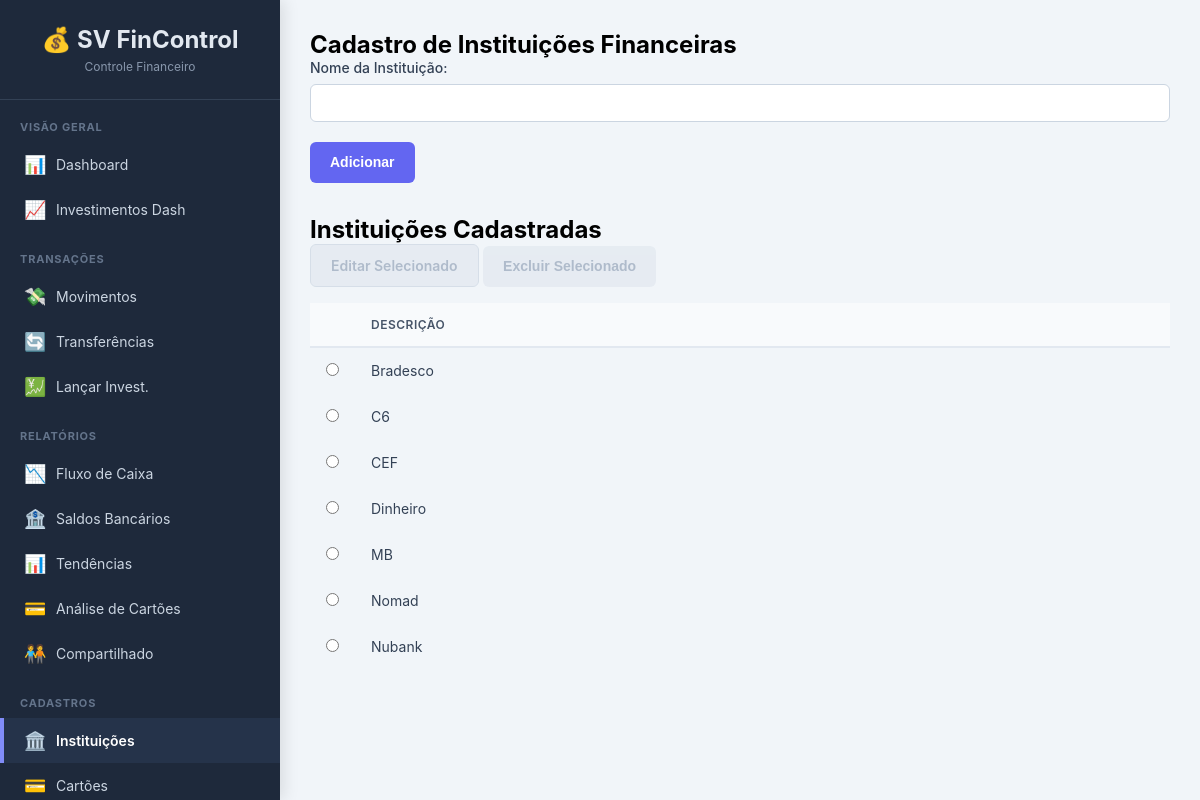
Before: /instituicoes with the older database file.
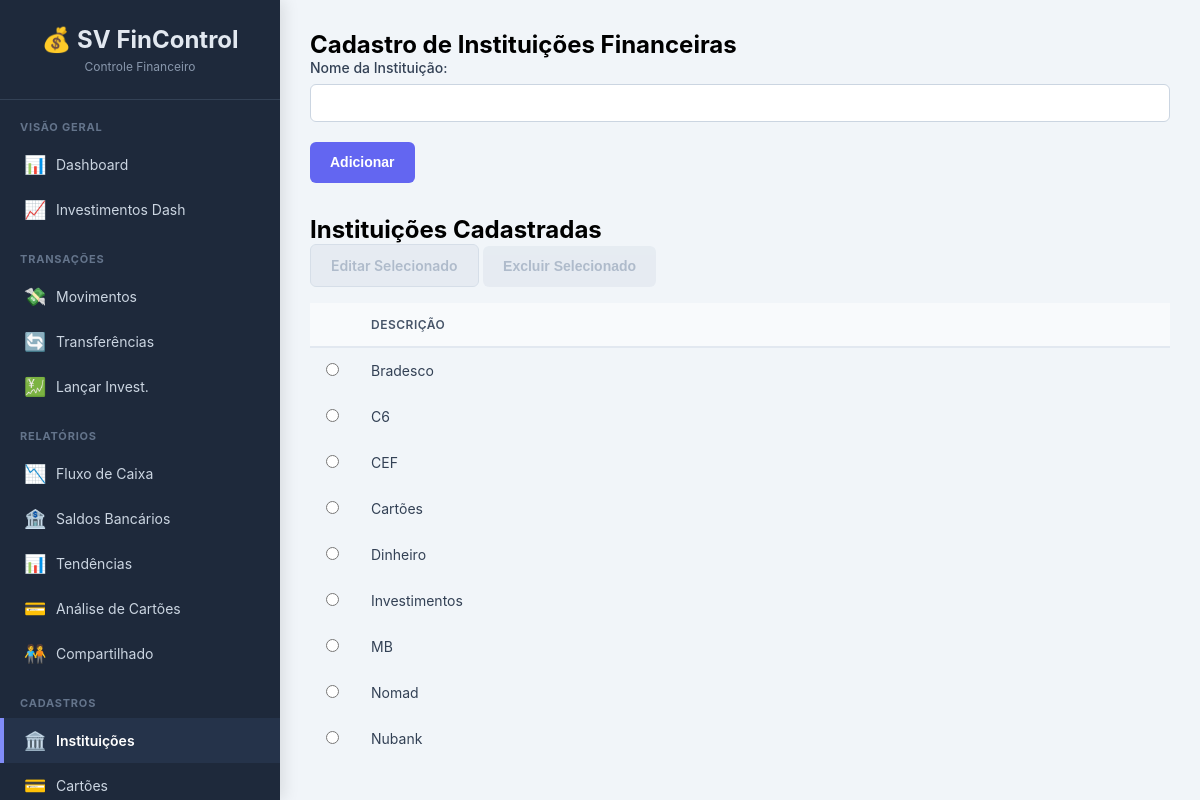
After: the same page with the newer database file.
### tables this page shows
CREATE TABLE instituicoes (
        id INTEGER PRIMARY KEY AUTOINCREMENT,
        descricao TEXT NOT NULL UNIQUE
    );

### app.py (the view, shortened to what this page needs)
@app.route('/instituicoes', methods=['GET', 'POST'])
def instituicoes():
    conn = get_db_connection()
    instituicoes_list = conn.execute('SELECT * FROM instituicoes ORDER BY descricao').fetchall()
    conn.close()
    return render_template('instituicoes.html', instituicoes=instituicoes_list)

### app.py (called while the page is built)
def get_db_connection():
    conn = sqlite3.connect(DATABASE, detect_types=sqlite3.PARSE_DECLTYPES | sqlite3.PARSE_COLNAMES)
    conn.execute("PRAGMA foreign_keys = ON;")
    conn.execute("PRAGMA journal_mode=WAL")
    conn.row_factory = sqlite3.Row
    return conn

### templates/instituicoes.html (shortened to what this page needs)
{% extends "base.html" %}
{% block content %}
    <h2>Cadastro de Instituições Financeiras</h2>
    <form method="POST" action="{{ url_for('instituicoes') }}">
        <div class="form-group">
            <label for="descricao">Nome da Instituição:</label>
            <input type="text" id="descricao" name="descricao" required autocomplete="off">
        </div>
        <button type="submit" class="btn btn-primary">Adicionar</button>
    </form>
    <h2 style="margin-top: 2rem;">Instituições Cadastradas</h2>
    <div class="action-buttons" style="margin-bottom: 1rem;">
        <a href="#" id="btn-editar" class="btn btn-secondary" disabled>Editar Selecionado</a>
        <button type="submit" form="form-excluir" id="btn-excluir" class="btn btn-danger" disabled>Excluir Selecionado</button>
    </div>
    <table>
        <thead>
            <tr>
                <th style="width: 5%;"></th> <th>Descrição</th>
            </tr>
        </thead>
        <tbody>
            {% for inst in instituicoes %}
            <tr id="row-{{ inst['id'] }}">
                <td>
                    <input type="radio" name="selecionado" value="{{ inst['id'] }}" onchange="itemSelecionado(this)">
                </td>
                <td>{{ inst['descricao'] }}</td>
            </tr>
            {% else %}
            <tr>
                <td colspan="2">Nenhuma instituição cadastrada.</td>
            </tr>
            {% endfor %}
        </tbody>
    </table>
{% endblock %}

### templates/base.html (shortened to what this page needs)
<!DOCTYPE html>
<html lang="pt-br">
<head>
</head>
<body>
    <div class="sidebar">
        <div class="logo">
            <h1>💰 SV FinControl</h1>
            <p>Controle Financeiro</p>
        </div>
        <div class="menu-container">
            <div class="menu-section">
                <div class="menu-title">Visão Geral</div>
                <a href="{{ url_for('dashboard') }}" class="menu-item {% if request.endpoint == 'dashboard' %}active{% endif %}">
                    <span class="menu-icon">📊</span>
                    <span>Dashboard</span>
                </a>
                <a href="{{ url_for('dashboard_investimentos') }}" class="menu-item {% if request.endpoint == 'dashboard_investimentos' %}active{% endif %}">
                    <span class="menu-icon">📈</span>
                    <span>Investimentos Dash</span>
                </a>
            </div>
            <div class="menu-section">
                <div class="menu-title">Transações</div>
                <a href="{{ url_for('movimentos') }}" class="menu-item {% if request.endpoint in ['movimentos', 'add_movimento', 'edit_movimento'] %}active{% endif %}">
                    <span class="menu-icon">💸</span>
                    <span>Movimentos</span>
                </a>
                <a href="{{ url_for('transferencias') }}" class="menu-item {% if request.endpoint in ['transferencias', 'add_transferencia', 'edit_transferencia'] %}active{% endif %}">
                    <span class="menu-icon">🔄</span>
                    <span>Transferências</span>
                </a>
                <a href="{{ url_for('investimentos') }}" class="menu-item {% if request.endpoint in ['investimentos', 'add_investimento', 'edit_investimento'] %}active{% endif %}">
                    <span class="menu-icon">💹</span>
                    <span>Lançar Invest.</span>
                </a>
            </div>
            <div class="menu-section">
                <div class="menu-title">Relatórios</div>
                <a href="{{ url_for('relatorio_fluxo') }}" class="menu-item {% if request.endpoint == 'relatorio_fluxo' %}active{% endif %}">
                    <span class="menu-icon">📉</span>
                    <span>Fluxo de Caixa</span>
                </a>
                <a href="{{ url_for('relatorio_saldos') }}" class="menu-item {% if request.endpoint == 'relatorio_saldos' %}active{% endif %}">
                    <span class="menu-icon">🏦</span>
                    <span>Saldos Bancários</span>
                </a>
                <a href="{{ url_for('relatorio_tendencias') }}" class="menu-item {% if request.endpoint == 'relatorio_tendencias' %}active{% endif %}">
                    <span class="menu-icon">📊</span>
                    <span>Tendências</span>
                </a>
                <a href="{{ url_for('relatorio_cartoes') }}" class="menu-item {% if request.endpoint == 'relatorio_cartoes' %}active{% endif %}">
                    <span class="menu-icon">💳</span>
                    <span>Análise de Cartões</span>
                </a>
                <a href="{{ url_for('relatorio_compartilhado') }}" class="menu-item {% if request.endpoint == 'relatorio_compartilhado' %}active{% endif %}">
                    <span class="menu-icon">🧑‍🤝‍🧑</span>
                    <span>Compartilhado</span>
                </a>
            </div>
            <div class="menu-section">
                <div class="menu-title">Cadastros</div>
                <a href="{{ url_for('instituicoes') }}" class="menu-item {% if request.endpoint in ['instituicoes', 'edit_instituicao'] %}active{% endif %}">
                    <span class="menu-icon">🏛️</span>
                    <span>Instituições</span>
                </a>
                <a href="{{ url_for('cartoes') }}" class="menu-item {% if request.endpoint in ['cartoes', 'edit_cartao'] %}active{% endif %}">
                    <span class="menu-icon">💳</span>
                    <span>Cartões</span>
                </a>
            </div>
        </div>
    </div>
    <div class="main-content">
        <div class="content-wrapper">
            {% block content %}{% endblock %}
        </div>
    </div>
</body>
</html>

### templates/base.html (style rules this page uses)
* { margin: 0; padding: 0; box-sizing: border-box; }
body { font-family: -apple-system, BlinkMacSystemFont, "Segoe UI", Roboto, "Helvetica Neue", Arial, sans-serif; background-color: #f1f5f9; min-height: 100vh; display: flex; }
.sidebar { width: 280px; background: #1e293b; color: white; padding: 0; overflow-y: auto; box-shadow: 4px 0 15px rgba(0,0,0,0.1); position: fixed; height: 100vh; z-index: 1000; display: flex; flex-direction: column; }
.logo { padding: 25px 20px; border-bottom: 1px solid #334155; background-color: #1e293b; text-align: center; flex-shrink: 0; }
.logo h1 { font-size: 24px; color: #e2e8f0; font-weight: 700; display: flex; align-items: center; justify-content: center; gap: 10px; }
.logo p { font-size: 12px; color: #94a3b8; margin-top: 5px; opacity: 0.9; }
.menu-container { flex-grow: 1; overflow-y: auto; padding-bottom: 20px; }
.menu-section { margin: 20px 0; }
.menu-title { padding: 0 20px 8px; font-size: 11px; text-transform: uppercase; color: #64748b; font-weight: 700; letter-spacing: 0.8px; }
.menu-item { padding: 12px 20px; cursor: pointer; transition: background-color 0.2s, color 0.2s, border-left-color 0.2s; display: flex; align-items: center; gap: 12px; color: #cbd5e1; font-size: 14px; text-decoration: none; border-left: 4px solid transparent; }
.menu-item.active { background: #25334a; color: white; border-left-color: #818cf8; font-weight: 600; }
.menu-icon { font-size: 18px; width: 20px; text-align: center; flex-shrink: 0; }
.menu-item span:last-child { white-space: nowrap; overflow: hidden; text-overflow: ellipsis; }
.main-content { flex: 1; margin-left: 280px; padding: 30px; overflow-y: auto; background: #f1f5f9; }
.content-wrapper { max-width: 1400px; margin: 0 auto; }
table { width: 100%; border-collapse: collapse; }
thead { background: #f8fafc; }
th { padding: 14px 16px; text-align: left; font-size: 12px; font-weight: 600; color: #475569; text-transform: uppercase; letter-spacing: 0.5px; border-bottom: 2px solid #e2e8f0; white-space: nowrap; }
td { padding: 14px 16px; border-bottom: 1px solid #f1f5f9; color: #334155; font-size: 14px; }
tbody tr:last-child td { border-bottom: none; }
.form-group { margin-bottom: 20px; }
.form-group label { display: block; margin-bottom: 8px; font-weight: 500; font-size: 14px; color: #334155; }
.form-group input, .form-group select, .form-group textarea { width: 100%; padding: 10px 14px; border: 1px solid #cbd5e1; border-radius: 6px; font-size: 14px; transition: border-color 0.2s, box-shadow 0.2s; background: white; color: #1e293b; }
.btn { padding: 10px 20px; border: none; border-radius: 6px; cursor: pointer; font-size: 14px; font-weight: 600; transition: all 0.2s ease-in-out; display: inline-flex; align-items: center; gap: 8px; text-decoration: none; line-height: 1.5; }
.btn-primary { background-color: #6366f1; color: white; }
.btn-secondary { background: #e2e8f0; color: #475569; border: 1px solid #cbd5e1; }
.btn-danger { background: #fecaca; color: #b91c1c; }
.btn[disabled] { background: #e2e8f0; color: #94a3b8; cursor: not-allowed; transform: none !important; box-shadow: none !important; opacity: 0.7; }

Changed rows visible on the page:
added instituicoes: descricao "Cartões"
added instituicoes: descricao "Investimentos"
